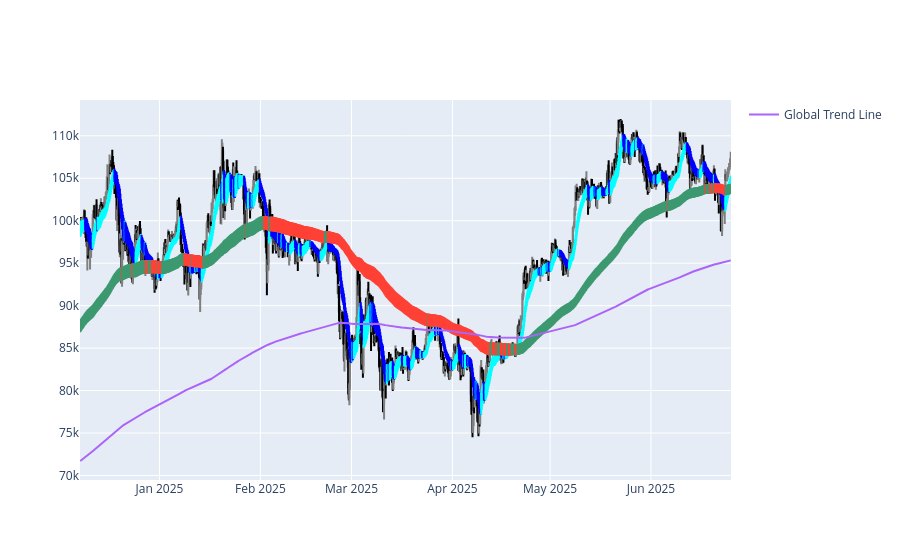

The cell this chart's notebook holds for it:
### Code cell
number_of_rows: int = 1200

macro_candlesticks = go.Candlestick(
    x=ohlc["datetime"].tail(number_of_rows),
    open=ohlc["open_macro"].tail(number_of_rows),
    high=ohlc["high_macro"].tail(number_of_rows),
    low=ohlc["low_macro"].tail(number_of_rows),
    close=ohlc["close_macro"].tail(number_of_rows),
    showlegend=False
)
micro_candlesticks = go.Candlestick(
    x=ohlc["datetime"].tail(number_of_rows),
    open=ohlc["open_micro"].tail(number_of_rows),
    high=ohlc["high_micro"].tail(number_of_rows),
    low=ohlc["low_micro"].tail(number_of_rows),
    close=ohlc["close_micro"].tail(number_of_rows),
    increasing_line_color='cyan', decreasing_line_color='blue',
    showlegend=False
)
noise_candlesticks = go.Candlestick(
    x=ohlc["datetime"].tail(number_of_rows),
    open=ohlc["open"].tail(number_of_rows),
    high=ohlc["high"].tail(number_of_rows),
    low=ohlc["low"].tail(number_of_rows),
    close=ohlc["close"].tail(number_of_rows),
    increasing_line_color='gray', decreasing_line_color='black',
    showlegend=False
)
global_trend = go.Scatter(
    x=ohlc["datetime"].tail(number_of_rows),
    y=ohlc["__global_trend"].tail(number_of_rows),
    name="Global Trend Line"
)

figure = go.Figure(data=[noise_candlesticks, micro_candlesticks, macro_candlesticks, global_trend])

figure.update_layout(xaxis_rangeslider_visible=False)
figure.show()

### Figure 1 — Plotly figure (JSON) as saved in the notebook; plotly's stock layout.template omitted (floating-point values rounded to 4 significant figures; data arrays with more than 128 entries replaced by an {"elided": "..."} marker saying what was removed)
{"data": [{"close": {"elided": "1200 float values"}, "decreasing": {"line": {"color": "black"}}, "high": {"elided": "1200 float values"}, "increasing": {"line": {"color": "gray"}}, "low": {"elided": "1200 float values"}, "open": {"elided": "1200 float values"}, "showlegend": false, "type": "candlestick", "x": {"elided": "1200 str values"}}, {"close": {"elided": "1200 float values"}, "decreasing": {"line": {"color": "blue"}}, "high": {"elided": "1200 float values"}, "increasing": {"line": {"color": "cyan"}}, "low": {"elided": "1200 float values"}, "open": {"elided": "1200 float values"}, "showlegend": false, "type": "candlestick", "x": {"elided": "1200 str values"}}, {"close": {"elided": "1200 float values"}, "high": {"elided": "1200 float values"}, "low": {"elided": "1200 float values"}, "open": {"elided": "1200 float values"}, "showlegend": false, "type": "candlestick", "x": {"elided": "1200 str values"}}, {"name": "Global Trend Line", "type": "scatter", "x": {"elided": "1200 str values"}, "y": {"elided": "1200 float values"}}], "layout": {"xaxis": {"rangeslider": {"visible": false}}}}
